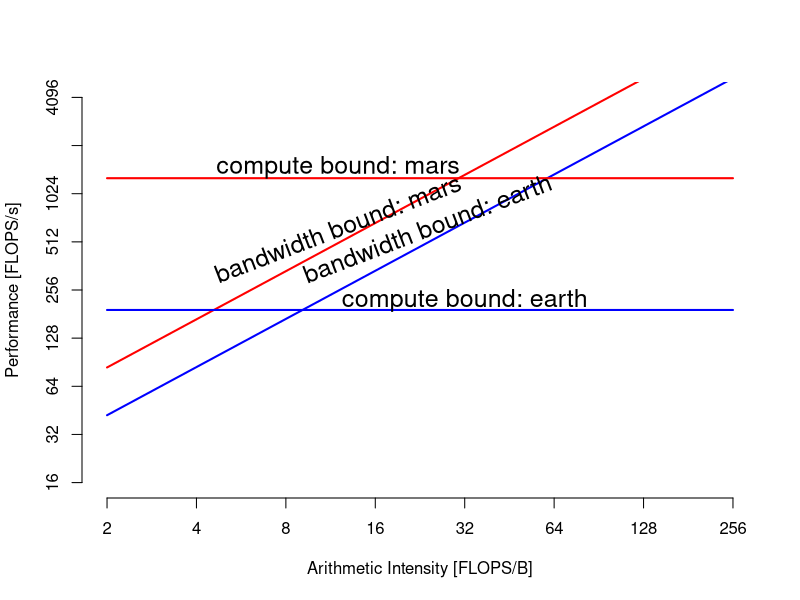

Write R code to recreate this figure.
png("task-01_roofline-earth-mars.png", width = 1280, height = 640)

pp_earth =  192.0 # peak performance ... [GFLOPS/s]
pb_earth =    9.1 # peak bandwidth ... [GB/s]
ai_earth = function(b) (pp_earth/pb_earth) * b

pp_mars  = 1280.0 # peak performance ... [GFLOPS/s]
pb_mars  =   30.5 # peak bandwidth ... [GB/s]
ai_mars  = function(b) (pp_mars/pb_mars) * b

x = seq(1,8,1)
x_at = 2^x
x_labels = x_at

y = seq(4,12,1)
y_at = 2^y
y_labels = y_at

plot(ai_earth, xlab = "Arithmetic Intensity [FLOPS/B]",
         xlim = c(x_at[1], x_at[length(x_at)]),
         ylab = "Performance [FLOPS/s]", 
         ylim = c(y_at[1], y_at[length(y_at)]),
     axes=FALSE, log = "xy", type = "l", col = "blue", lwd = 2)

axis(1, at = x_at, labels = x_labels, tick = TRUE)
axis(2, at = y_at, labels = y_labels, tick = TRUE)


# 10 threads - all
#                   100     204800     819200        kdd
#flops_t10_a = c( 1.3292, 1517.9227, 2225.7196, 3427.6304)
#bw_t10_a    = c(73.4359,  476.2558,  734.1712, 1061.9937)
#
#for (i in 1:4) {
#  ai = flops_t10_a[i] / bw_t10_a[i]
#  points(ai, flops_t10_a[i]/1000, col="powderblue", pch = 15, cex = 1.5)
#}

# 10 threads - all
#                   100    204800     819200        kdd
#flops_t80_a = c( 0.5820, 731.8209, 1164.4394, 1519.8610)
#bw_t80_a    = c(78.4760, 981.6600, 1244,3416, 1420,3577)
#
#for (i in 1:4) {
#  ai = flops_t80_a[i] / bw_t80_a[i]
#  points(ai, flops_t80_a[i]/1000, col="blue", pch = 16, cex = 1.5)
#}


# 10 threads - marked 
#                     100      204800      819200         kdd
#flops_t10_m =  c(385.0818, 12738.9347, 12814.5174, 12995.5919)
#bw_t10_m =     c(150.0137,  2248.9188,  3500.4505,  3451.1885)
#
#for (i in 1:4) {
#  ai = flops_t10_m[i] / bw_t10_m[i]
#  points(ai, flops_t10_m[i]/1000, col="orange", pch = 17, cex = 1.5)
#}

# 80 threads - marked 
#                     100     204800     819200        kdd
#flops_t80_m = c(   7.4574, 4017.8371, 6579.4072, 5940.1009)
#bw_t80_m    = c(1292.0169, 2807.5566, 3312.4733, 3230.9055)
#
#for (i in 1:4) {
#  ai = flops_t80_m[i] / bw_t80_m[i]
#  points(ai, flops_t80_m[i]/1000, col="green", pch = 18, cex = 1.5)
#}

segments(x_at[1], ai_mars(x_at[1]), x_at[length(x_at)], ai_mars(x_at[length(x_at)]),
         col = "red", lwd = 2)

segments(x_at[1], pp_earth, x_at[length(x_at)], pp_earth,
         col = "blue", lwd = 2)

segments(x_at[1], pp_mars, x_at[length(x_at)], pp_mars,
         col = "red", lwd = 2)

text(24, 620, "bandwidth bound: earth", srt = 21, cex = 1.5)
text(32, 220, "compute bound: earth", cex = 1.5)
text(12, 620, "bandwidth bound: mars", srt = 21, cex = 1.5)
text(12, 1500, "compute bound: mars", cex = 1.5)

dev.off()
